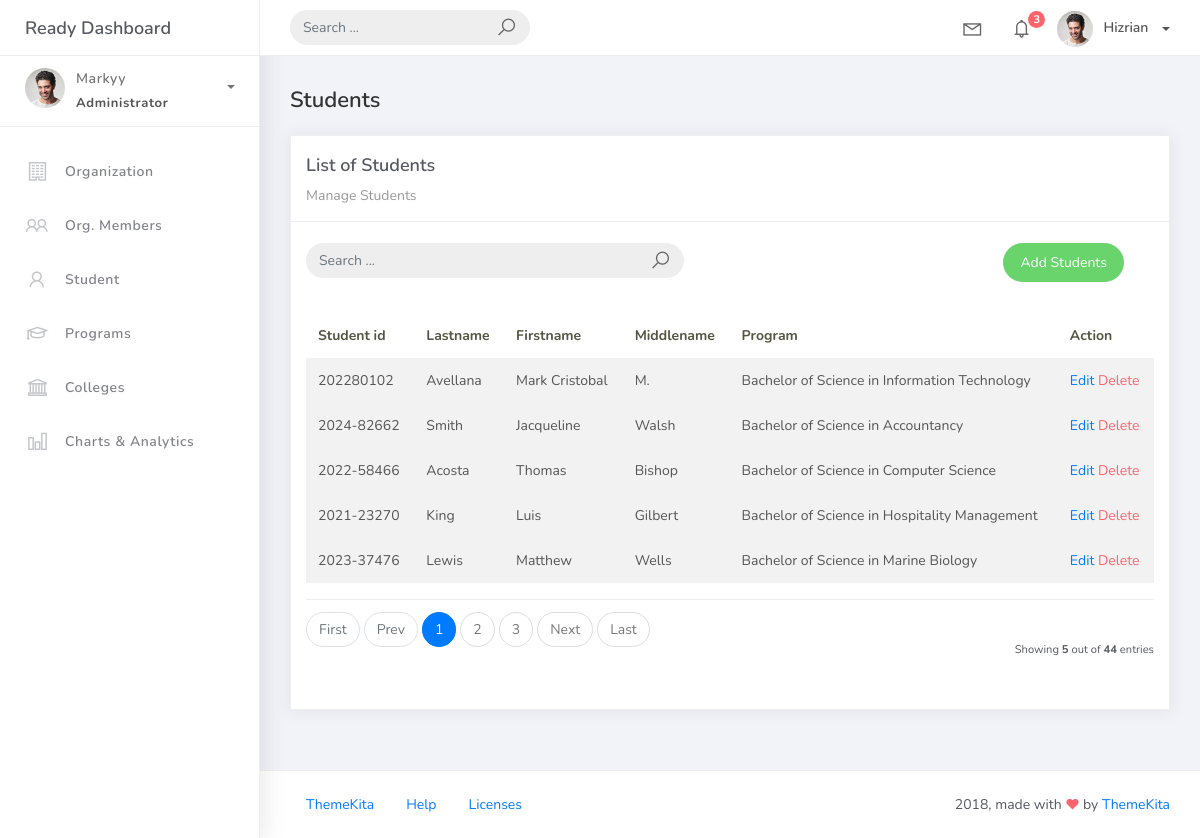
Screenshot of /student_list with the database file from the repository.
### studentorg/models.py (models this page shows, shortened)
class BaseModel(models.Model):
    created_at = models.DateTimeField(auto_now_add=True, db_index=True)
    updated_at = models.DateTimeField(auto_now=True)
    class Meta:
        abstract = True

class Student(BaseModel):
    student_id = models.CharField(max_length=15)
    lastname = models.CharField(max_length=25)
    firstname = models.CharField(max_length=25)
    middlename = models.CharField(max_length=25, blank=True, null=True)
    program = models.ForeignKey(Program, on_delete=models.CASCADE)

class Program(BaseModel):
    prog_name = models.CharField(max_length=150)
    college = models.ForeignKey(College, on_delete=models.CASCADE)
    def __str__(self):
        return self.prog_name

### studentorg/views.py (the view)
# urls.py: path('student_list', StudentList.as_view(), name='student-list'),
class StudentList(ListView):
    model = Student
    context_object_name = 'student'
    template_name = 'student_list.html'
    paginate_by = 5

### templates/student_list.html
{% extends 'base.html' %} {% load static %} {% block content %}
<div class="content">
    <div class="container-fluid">
        <h4 class="page-title">Students</h4>
        <div class="row">
            <div class="col-md-12">
                <div class="card">
                    <div class="card-header">
                        <div class="card-title">List of Students</div>
                        <div class="card-category">Manage Students</div>
                    </div>
                    <br />
                    <div class="col-md-12 row">
                    <div class="col-md-6">
                    <form class="navbar-left navbar-form nav-search mr-md-3" action="">
                    <div class="input-group">
                    <input type="text" placeholder="Search ..." class="form-control" />
                    <div class="input-group-append">
                    <span class="input-group-text">
                    <i class="la la-search search-icon"></i>
                    </span>
                    </div>
                    </div>
                    </form>
                    </div>
                    <div class="col-md-6">
                    <div class="pull-right">
                    <a href="{% url 'student-add' %}" class="btn btn-success btn-rounded">Add Students</a>
                    </div>
                    </div>
                    </div>
                    <div class="card-body">
                        <table class="table table-striped mt-3">
                            <thead>
                                <tr>
                                    <th scope="col">Student id</th>
                                    <th scope="col">Lastname</th>
                                    <th scope="col">Firstname</th>
                                    <th scope="col">Middlename</th>
                                    <th scope="col">Program</th>
                                    <th scope="col">Action</th>
                                </tr>
                            </thead>
                            <tbody>
                                {% for object in object_list %}
                                <tr>
                                    <td>{{ object.student_id }}</td>
                                    <td>{{ object.lastname }}</td>
                                    <td>{{ object.firstname }}</td>
                                    <td>{{ object.middlename }}</td>
                                    <td>{{ object.program }}</td>
                                    <td>
                                        <a href="student_list/{{object.id}}">Edit</a>
                                        <a href="student_list/{{object.id}}/delete" class="text-danger">Delete</a>
                                    </td>
                                    <tr>
                                        {% empty %}
                                    </tr>
                                <td colspan="4" style="text-align: center;">
                                    <p class="text-sm font-weight-bold mb-0">No Records Found</p>
                                </td>
                                </tr>
                                {% endfor %}
                            </tbody>
                        </table>
                        {% include 'includes/pagination.html' %}
                    </div>
                </div>
            </div>
        </div>
    </div>
</div>
{% endblock %}

### rows the page displays
Student: student_id "202280102", lastname "Avellana", firstname "Mark Cristobal", middlename "M.", program "Bachelor of Science in Information Technology"
Student: student_id "2024-82662", lastname "Smith", firstname "Jacqueline", middlename "Walsh", program "Bachelor of Science in Accountancy"
Student: student_id "2022-58466", lastname "Acosta", firstname "Thomas", middlename "Bishop", program "Bachelor of Science in Computer Science"
Student: student_id "2021-23270", lastname "King", firstname "Luis", middlename "Gilbert", program "Bachelor of Science in Hospitality Management"
Student: student_id "2023-37476", lastname "Lewis", firstname "Matthew", middlename "Wells", program "Bachelor of Science in Marine Biology"

### other values shown
{{ page_num }} "1"
{{ page_num }} "2" "3"
{{ object_list.count }} "5"
{{ paginator.count }} "44"
